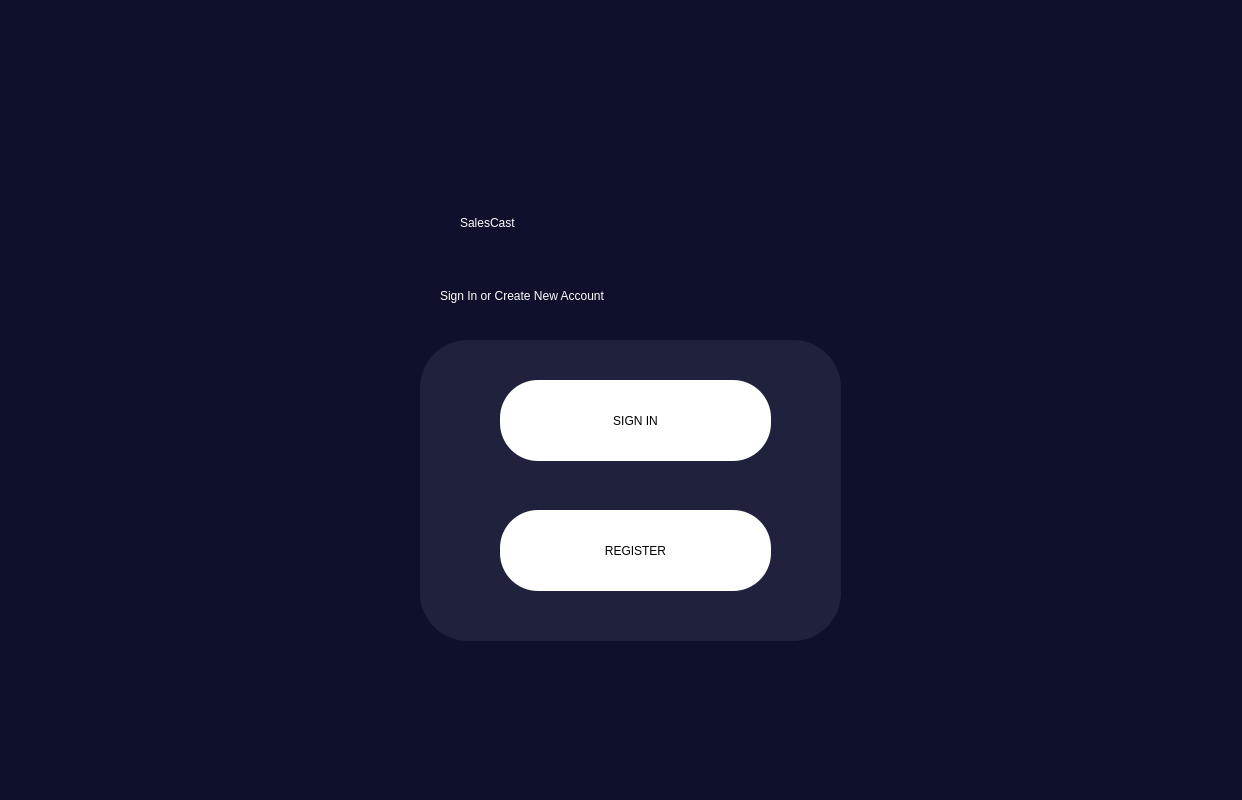
<?xml version="1.0" encoding="UTF-8"?>
<ui version="4.0">
 <class>MainWindow</class>
 <widget class="QDialog" name="MainWindow">
  <property name="geometry">
   <rect>
    <x>0</x>
    <y>0</y>
    <width>1242</width>
    <height>800</height>
   </rect>
  </property>
  <property name="minimumSize">
   <size>
    <width>1242</width>
    <height>800</height>
   </size>
  </property>
  <property name="maximumSize">
   <size>
    <width>1242</width>
    <height>800</height>
   </size>
  </property>
  <property name="windowTitle">
   <string>MainWindow</string>
  </property>
  <property name="styleSheet">
   <string notr="true">QMainWindow#MainWindow{
background-color: rgb(15, 16, 43);
}

</string>
  </property>
  <widget class="QWidget" name="centralwidget" native="true">
   <property name="geometry">
    <rect>
     <x>0</x>
     <y>0</y>
     <width>1242</width>
     <height>800</height>
    </rect>
   </property>
   <property name="styleSheet">
    <string notr="true">QWidget#centralwidget{
background-color: rgb(15, 16, 43);
}</string>
   </property>
   <widget class="QWidget" name="widget" native="true">
    <property name="geometry">
     <rect>
      <x>0</x>
      <y>0</y>
      <width>1242</width>
      <height>800</height>
     </rect>
    </property>
    <property name="styleSheet">
     <string notr="true">QWidget#widget{
background-color: rgb(15, 16, 43);
}</string>
    </property>
    <widget class="QLabel" name="label">
     <property name="geometry">
      <rect>
       <x>460</x>
       <y>190</y>
       <width>331</width>
       <height>66</height>
      </rect>
     </property>
     <property name="styleSheet">
      <string notr="true">
font: 75 40pt &quot;Arial Rounded MT Bold&quot;; 
color: rgb(255, 255, 255);</string>
     </property>
     <property name="text">
      <string>SalesCast</string>
     </property>
    </widget>
    <widget class="QLabel" name="label_2">
     <property name="geometry">
      <rect>
       <x>440</x>
       <y>260</y>
       <width>381</width>
       <height>71</height>
      </rect>
     </property>
     <property name="styleSheet">
      <string notr="true">
font: 75 15pt &quot;Arial Rounded MT Bold&quot;; 
color: rgb(255, 255, 255);</string>
     </property>
     <property name="text">
      <string>Sign In or Create New Account </string>
     </property>
    </widget>
    <widget class="QPushButton" name="loginButton">
     <property name="geometry">
      <rect>
       <x>500</x>
       <y>380</y>
       <width>271</width>
       <height>81</height>
      </rect>
     </property>
     <property name="styleSheet">
      <string notr="true">border-radius: 38px;
font: 75 10pt &quot;Montserrat SemiBold&quot;;
background-color: rgb(255, 255, 255);

</string>
     </property>
     <property name="text">
      <string>SIGN IN</string>
     </property>
    </widget>
    <widget class="QPushButton" name="registerButton">
     <property name="geometry">
      <rect>
       <x>500</x>
       <y>510</y>
       <width>271</width>
       <height>81</height>
      </rect>
     </property>
     <property name="styleSheet">
      <string notr="true">border-radius: 38px;
font: 75 10pt &quot;Montserrat SemiBold&quot;;
background-color: rgb(255, 255, 255);

</string>
     </property>
     <property name="text">
      <string>REGISTER</string>
     </property>
    </widget>
    <widget class="QFrame" name="frame">
     <property name="geometry">
      <rect>
       <x>420</x>
       <y>340</y>
       <width>421</width>
       <height>301</height>
      </rect>
     </property>
     <property name="styleSheet">
      <string notr="true">
border-radius: 48px;
background-color: rgb(32, 33, 61);</string>
     </property>
     <property name="frameShape">
      <enum>QFrame::StyledPanel</enum>
     </property>
     <property name="frameShadow">
      <enum>QFrame::Raised</enum>
     </property>
    </widget>
    <zorder>frame</zorder>
    <zorder>label</zorder>
    <zorder>label_2</zorder>
    <zorder>loginButton</zorder>
    <zorder>registerButton</zorder>
   </widget>
  </widget>
 </widget>
 <resources>
  <include location="ICONS.qrc"/>
 </resources>
 <connections/>
</ui>
